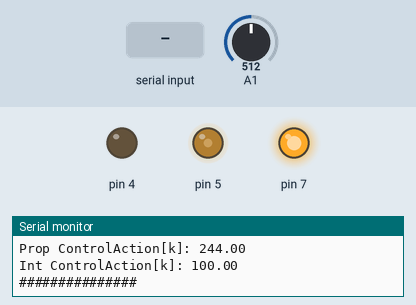
The program below on a simulated Arduino Uno, built with avr-gcc and run on an emulated ATmega328P. On the bench: output pins drawn as LEDs (lit = HIGH), the last lines printed to the serial monitor. The inputs (shaded band) are chosen by the test bench; at power-on: A1 = 512.

Above: at 1.2 s.
1.3 s: A1 set to 966
At 1.7 s:
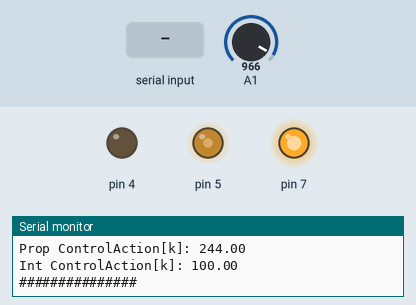
2.8 s: A1 set to 981
At 3.9 s:
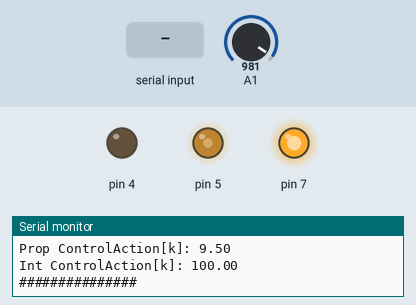
4.3 s: "90,45\n" received over the second serial link
At 5.5 s:
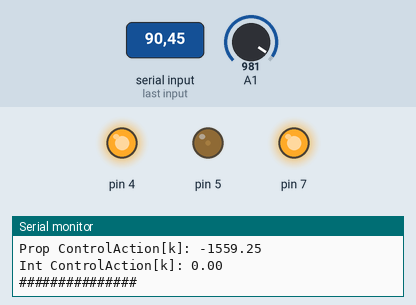
5.8 s: "5\n" received over the second serial link
At 6.8 s:
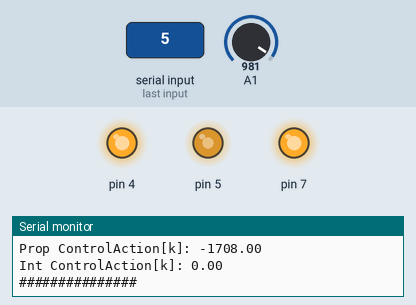
7.3 s: "30,150\n" received over the second serial link
At 7.9 s:
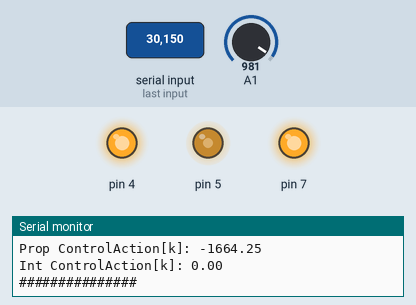
8.8 s: A1 set to 1023
At 10.0 s:
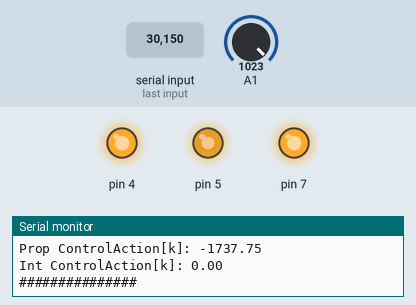
Timing chart, 0 to 11.3 s (numbered marks = the images above; inputs shaded):
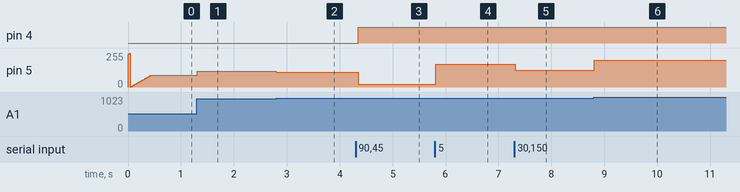

The program:

main.cpp
```cpp
#include "controller.hpp"
#include "algorithms.hpp"
#include <SoftwareSerial.h>


SoftwareSerial espSerial(2, 3);

ADPI_Controller motor_controller_one(1.75, 0.25, 1000);
controller joint_one(0, 5, 4, &motor_controller_one, 0.01);
unsigned long time = 0;

void setup()
{
    Serial.begin(9600);
    espSerial.begin(9600);
    pinMode(7, OUTPUT);
    digitalWrite(7, HIGH);
}

void loop()
{
    if(espSerial.available())
    {
        String receivedData = espSerial.readStringUntil('\n');
        Serial.print("Received from ESP32: ");
        Serial.println(receivedData);
        joint_one.Update(receivedData.toFloat());
        espSerial.println(receivedData);
    }

    joint_one.loop();
    delay(10);
    if(millis() - time > 1000)
    {
        Serial.print("Position x[k]: ");
        Serial.println(joint_one.sensor_k);
        Serial.print("Setpoint[k]: ");
        Serial.println(motor_controller_one.log_setpoint());
        Serial.print("Error[k]: ");
        Serial.println(motor_controller_one.log_error());
        Serial.print("Prop ControlAction[k]: ");
        Serial.println(motor_controller_one.log_P_control_action());
        Serial.print("Int ControlAction[k]: ");
        Serial.println(motor_controller_one.log_I_control_action());
        Serial.println("###############");
        time = millis();
    }
}
```

Measured:
- after the input at 1.3 s, pin 5: 88/255 → 117/255 at once
- after the input at 2.8 s, pin 5: 117/255 → 110/255 at once
- after the input at 4.3 s, pin 4: LOW → HIGH after 0.05 s; pin 5: 110/255 → 22/255 after 0.05 s
- after the input at 5.8 s, pin 5: 22/255 → 171/255 at once
- after the input at 7.3 s, pin 5: 171/255 → 127/255 at once
- after the input at 8.8 s, pin 5: 127/255 → 201/255 at once
